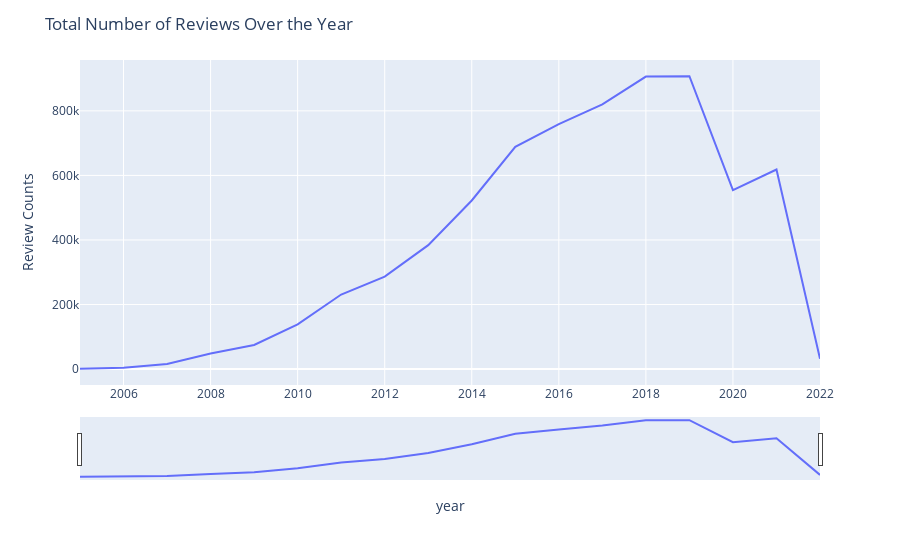

Notebook cell for this chart:
### Code cell
# Plot the total number of reviews over time
fig = px.line(rct_year, x=rct_year.index, y=rct_year.counts,) # df.index for X axis

# axis labels and title
fig.update_layout(
    yaxis_title="Review Counts", 
    legend_title="", 
    title="Total Number of Reviews Over the Year"
)

# activate slider
fig.update_xaxes(rangeslider_visible=True) # fancy stuff= => this can be used to modified my deliverable 1 bulky plot

fig.show()

### Figure 1 — Plotly figure (JSON) as saved in the notebook; plotly's stock layout.template omitted (floating-point values rounded to 4 significant figures)
{"data": [{"hovertemplate": "year=%{x}<br>counts=%{y}<extra></extra>", "legendgroup": "", "line": {"color": "#636efa", "dash": "solid"}, "marker": {"symbol": "circle"}, "mode": "lines", "name": "", "orientation": "v", "showlegend": false, "type": "scatter", "x": [2005, 2006, 2007, 2008, 2009, 2010, 2011, 2012, 2013, 2014, 2015, 2016, 2017, 2018, 2019, 2020, 2021, 2022], "xaxis": "x", "y": [854, 3853, 15363, 48226, 74387, 138587, 230813, 286570, 383950, 522275, 688415, 758882, 820048, 906362, 907284, 554557, 618189, 31665], "yaxis": "y"}], "layout": {"legend": {"title": {"text": ""}, "tracegroupgap": 0}, "margin": {"t": 60}, "title": {"text": "Total Number of Reviews Over the Year"}, "xaxis": {"anchor": "y", "domain": [0, 1], "rangeslider": {"visible": true}, "title": {"text": "year"}}, "yaxis": {"anchor": "x", "domain": [0, 1], "title": {"text": "Review Counts"}}}}
